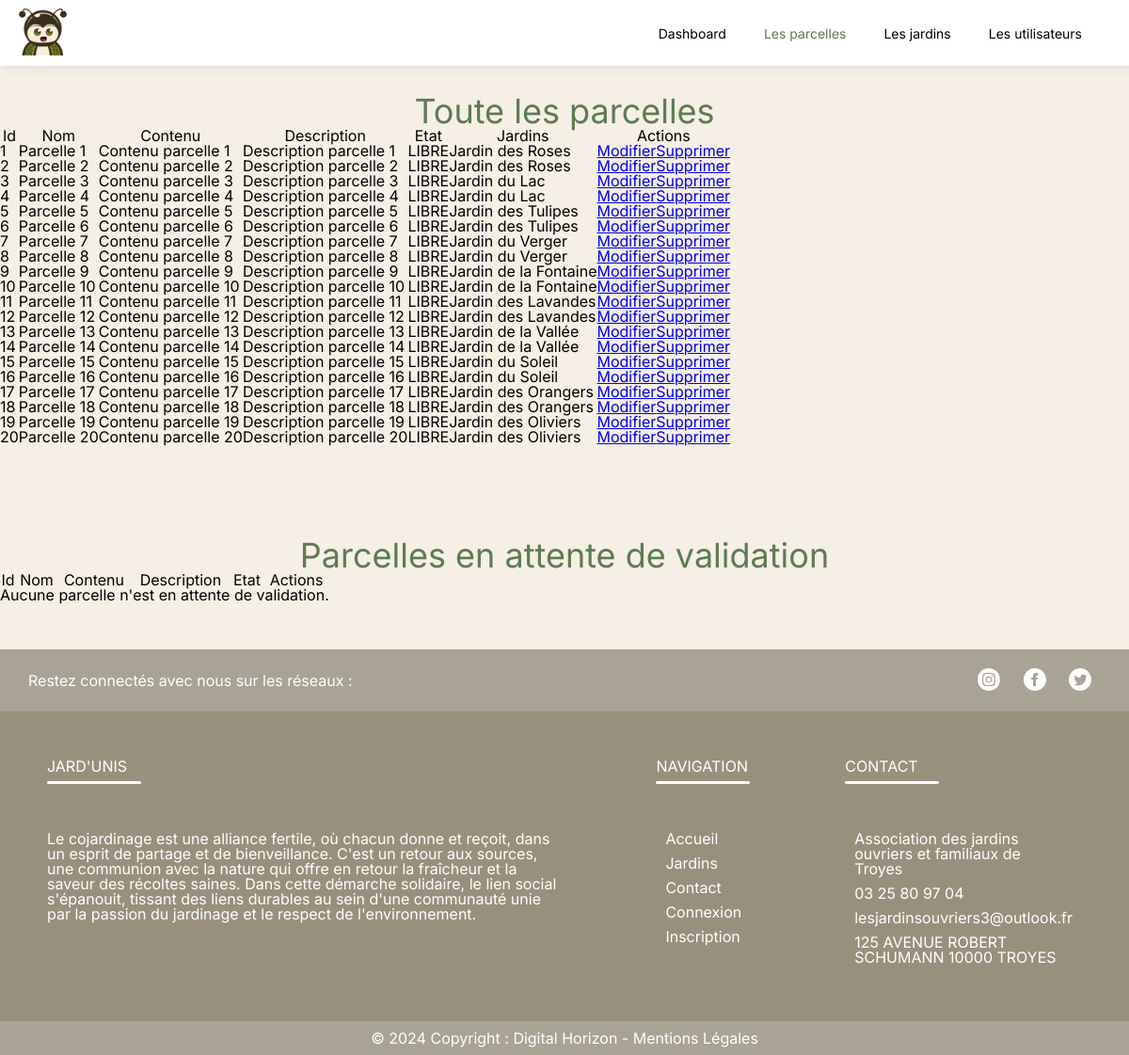
The page /admin/parcelles/tableParcelles.php on the database its author committed.
### tables this page shows
CREATE TABLE `parcelles` (
  `parcelle_id` int(11) NOT NULL,
  `parcelle_nom` varchar(100) NOT NULL,
  `parcelle_content` varchar(50) NOT NULL,
  `parcelle_etat` varchar(10) NOT NULL,
  `parcelle_desc` varchar(150) NOT NULL,
  `parcelle_reservation` int(11) DEFAULT NULL,
  `_jardin_id` int(11) NOT NULL,
  `_user_id` int(255) NOT NULL
);

CREATE TABLE `jardins` (
  `jardin_id` int(11) NOT NULL,
  `jardin_nom` varchar(50) NOT NULL,
  `jardin_surface` int(11) NOT NULL,
  `jardin_nbParcelles` int(11) NOT NULL,
  `jardin_adr` varchar(100) NOT NULL,
  `jardin_ville` varchar(50) NOT NULL,
  `jardin_coordLat` varchar(10) NOT NULL,
  `jardin_coordLong` varchar(10) NOT NULL,
  `jardin_photo` varchar(50) NOT NULL DEFAULT 'default_jardins.png',
  `jardin_maps` varchar(100) NOT NULL,
  `jardin_infoTerre` varchar(100) NOT NULL,
  `_user_id` int(11) NOT NULL
);

### admin/parcelles/tableParcelles.php (the view, shortened to what this page needs)
<?php
require '../../model/connectBD.php';
require '../../composants/head.php';
require '../../composants/headerAdmin.php';
$req = $bd->query("SELECT * FROM parcelles");
$parcelles = $req->fetchAll(PDO::FETCH_ASSOC);
?>
<h1>Toute les parcelles</h1>
<table>
    <tr>
        <th>Id</th>
        <th>Nom</th>
        <th>Contenu</th>
        <th>Description</th>
        <th>Etat</th>
        <th>Jardins</th>
        <th>Actions</th>
    </tr>
    <?php
foreach ($parcelles as $parcelle) {
    echo '<tr>';
    echo '<td>' . $parcelle['parcelle_id'] . '</td>';
    echo '<td>' . $parcelle['parcelle_nom'] . '</td>';
    echo '<td>' . $parcelle['parcelle_content'] . '</td>';
    echo '<td>' . $parcelle['parcelle_desc'] . '</td>';
    echo '<td>' . $parcelle['parcelle_etat'] . '</td>';
    $query = "SELECT * FROM jardins WHERE jardin_id = '" . $parcelle['_jardin_id'] . "'";
    $req = $bd->query($query);
    $jardins = $req->fetchAll();
    echo '<td>'. $jardins[0]['jardin_nom'] . '</td>';
    echo '<td><a href="modifParcelles.php?parcelles=' . $parcelle['parcelle_id'] . '">Modifier</a>';
    echo '<a href="verifDelParcelles.php?parcelles=' . $parcelle['parcelle_id'] . '">Supprimer</a></td>';
    echo '</tr>';
}
?>
</table>
<h1>Parcelles en attente de validation</h1>
<?php
$req = $bd->query("SELECT * FROM parcelles WHERE parcelle_etat = 'ATTENTE'");
$parcelles = $req->fetchAll(PDO::FETCH_ASSOC);
?>
<table>
    <tr>
        <th>Id</th>
        <th>Nom</th>
        <th>Contenu</th>
        <th>Description</th>
        <th>Etat</th>
        <th>Actions</th>
    </tr>
    <?php
    if (empty($parcelles)) {
        echo '<tr><td colspan="6">Aucune parcelle n\'est en attente de validation.</td></tr>';
    }
?>
</table>
<?php
require('../../composants/footer.php');
?>

### src/assets/css/style.css (style rules this page uses)
html, body, div, span, applet, object, iframe, h1, h2, h3, h4, h5, h6, p, blockquote, pre, a, abbr, acronym, address, big, cite, code, del, dfn, em, img, ins, kbd, q, s, samp, small, strike, strong, sub, sup, tt, var, b, u, i, center, dl, dt, dd, ol, ul, li, fieldset, form, label, legend, table, caption, tbody, tfoot, thead, tr, th, td, article, aside, canvas, details, embed, figure, figcaption, footer, header, hgroup, menu, nav, output, ruby, section, summary, time, mark, audio, video { margin: 0; padding: 0; border: 0; font-size: 100%; font: inherit; vertical-align: baseline; }
body { line-height: 1; }
table { border-collapse: collapse; border-spacing: 0; }
body { font-family: "Inter", sans-serif; background-color: #f5efe6; }
h1 { text-align: center; font-size: 36px; color: #5E7B51; margin-top: 100px; }

### rows shown on the page
parcelles: parcelle_id "1", parcelle_nom "Parcelle 1", parcelle_content "Contenu parcelle 1", parcelle_desc "Description parcelle 1", parcelle_etat "LIBRE", jardins.jardin_nom "Jardin des Roses"
parcelles: parcelle_id "2", parcelle_nom "Parcelle 2", parcelle_content "Contenu parcelle 2", parcelle_desc "Description parcelle 2", parcelle_etat "LIBRE", jardins.jardin_nom "Jardin des Roses"
parcelles: parcelle_id "3", parcelle_nom "Parcelle 3", parcelle_content "Contenu parcelle 3", parcelle_desc "Description parcelle 3", parcelle_etat "LIBRE", jardins.jardin_nom "Jardin du Lac"
parcelles: parcelle_id "4", parcelle_nom "Parcelle 4", parcelle_content "Contenu parcelle 4", parcelle_desc "Description parcelle 4", parcelle_etat "LIBRE", jardins.jardin_nom "Jardin du Lac"
parcelles: parcelle_id "5", parcelle_nom "Parcelle 5", parcelle_content "Contenu parcelle 5", parcelle_desc "Description parcelle 5", parcelle_etat "LIBRE", jardins.jardin_nom "Jardin des Tulipes"
parcelles: parcelle_id "6", parcelle_nom "Parcelle 6", parcelle_content "Contenu parcelle 6", parcelle_desc "Description parcelle 6", parcelle_etat "LIBRE", jardins.jardin_nom "Jardin des Tulipes"
parcelles: parcelle_id "7", parcelle_nom "Parcelle 7", parcelle_content "Contenu parcelle 7", parcelle_desc "Description parcelle 7", parcelle_etat "LIBRE", jardins.jardin_nom "Jardin du Verger"
parcelles: parcelle_id "8", parcelle_nom "Parcelle 8", parcelle_content "Contenu parcelle 8", parcelle_desc "Description parcelle 8", parcelle_etat "LIBRE", jardins.jardin_nom "Jardin du Verger"
parcelles: parcelle_id "9", parcelle_nom "Parcelle 9", parcelle_content "Contenu parcelle 9", parcelle_desc "Description parcelle 9", parcelle_etat "LIBRE", jardins.jardin_nom "Jardin de la Fontaine"
parcelles: parcelle_id "10", parcelle_nom "Parcelle 10", parcelle_content "Contenu parcelle 10", parcelle_desc "Description parcelle 10", parcelle_etat "LIBRE", jardins.jardin_nom "Jardin de la Fontaine"
parcelles: parcelle_id "11", parcelle_nom "Parcelle 11", parcelle_content "Contenu parcelle 11", parcelle_desc "Description parcelle 11", parcelle_etat "LIBRE", jardins.jardin_nom "Jardin des Lavandes"
parcelles: parcelle_id "12", parcelle_nom "Parcelle 12", parcelle_content "Contenu parcelle 12", parcelle_desc "Description parcelle 12", parcelle_etat "LIBRE", jardins.jardin_nom "Jardin des Lavandes"
parcelles: parcelle_id "13", parcelle_nom "Parcelle 13", parcelle_content "Contenu parcelle 13", parcelle_desc "Description parcelle 13", parcelle_etat "LIBRE", jardins.jardin_nom "Jardin de la Vallée"
parcelles: parcelle_id "14", parcelle_nom "Parcelle 14", parcelle_content "Contenu parcelle 14", parcelle_desc "Description parcelle 14", parcelle_etat "LIBRE", jardins.jardin_nom "Jardin de la Vallée"
parcelles: parcelle_id "15", parcelle_nom "Parcelle 15", parcelle_content "Contenu parcelle 15", parcelle_desc "Description parcelle 15", parcelle_etat "LIBRE", jardins.jardin_nom "Jardin du Soleil"
parcelles: parcelle_id "16", parcelle_nom "Parcelle 16", parcelle_content "Contenu parcelle 16", parcelle_desc "Description parcelle 16", parcelle_etat "LIBRE", jardins.jardin_nom "Jardin du Soleil"
parcelles: parcelle_id "17", parcelle_nom "Parcelle 17", parcelle_content "Contenu parcelle 17", parcelle_desc "Description parcelle 17", parcelle_etat "LIBRE", jardins.jardin_nom "Jardin des Orangers"
parcelles: parcelle_id "18", parcelle_nom "Parcelle 18", parcelle_content "Contenu parcelle 18", parcelle_desc "Description parcelle 18", parcelle_etat "LIBRE", jardins.jardin_nom "Jardin des Orangers"
parcelles: parcelle_id "19", parcelle_nom "Parcelle 19", parcelle_content "Contenu parcelle 19", parcelle_desc "Description parcelle 19", parcelle_etat "LIBRE", jardins.jardin_nom "Jardin des Oliviers"
parcelles: parcelle_id "20", parcelle_nom "Parcelle 20", parcelle_content "Contenu parcelle 20", parcelle_desc "Description parcelle 20", parcelle_etat "LIBRE", jardins.jardin_nom "Jardin des Oliviers"
